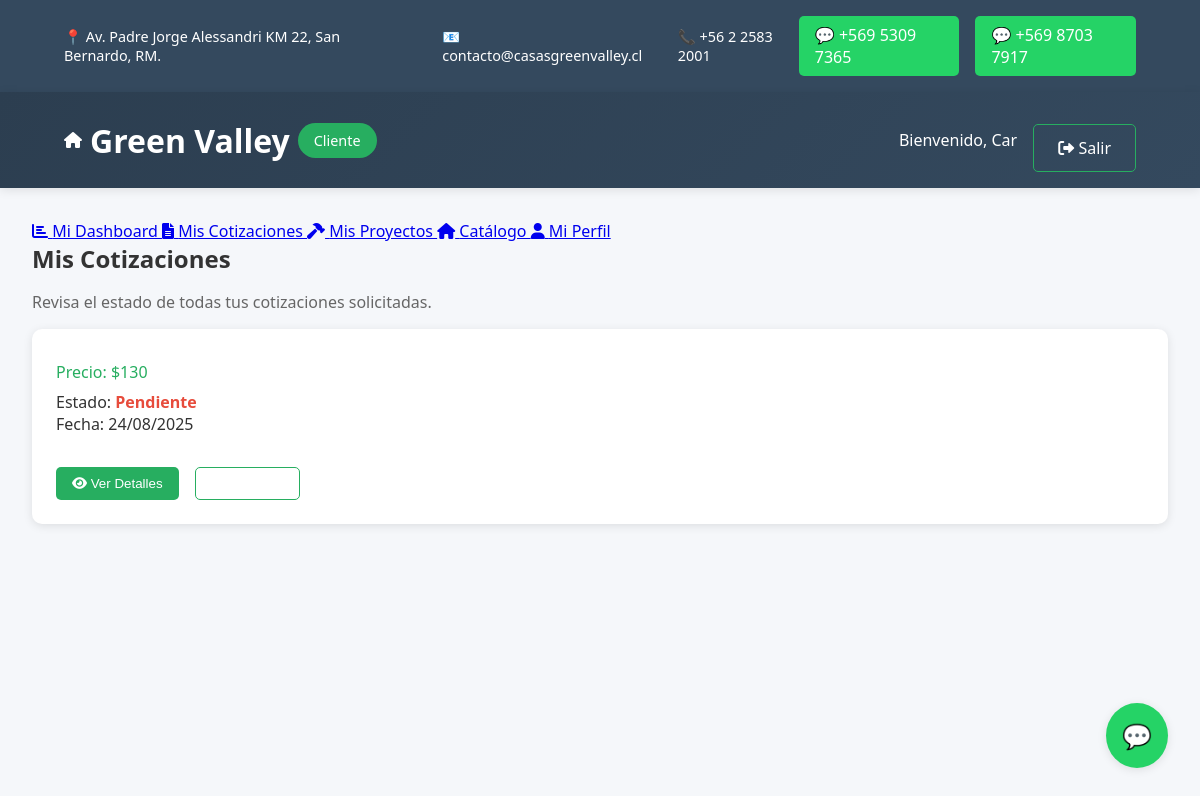
The app's page /client-dashboard.php?section=quotes (signed in), older data.
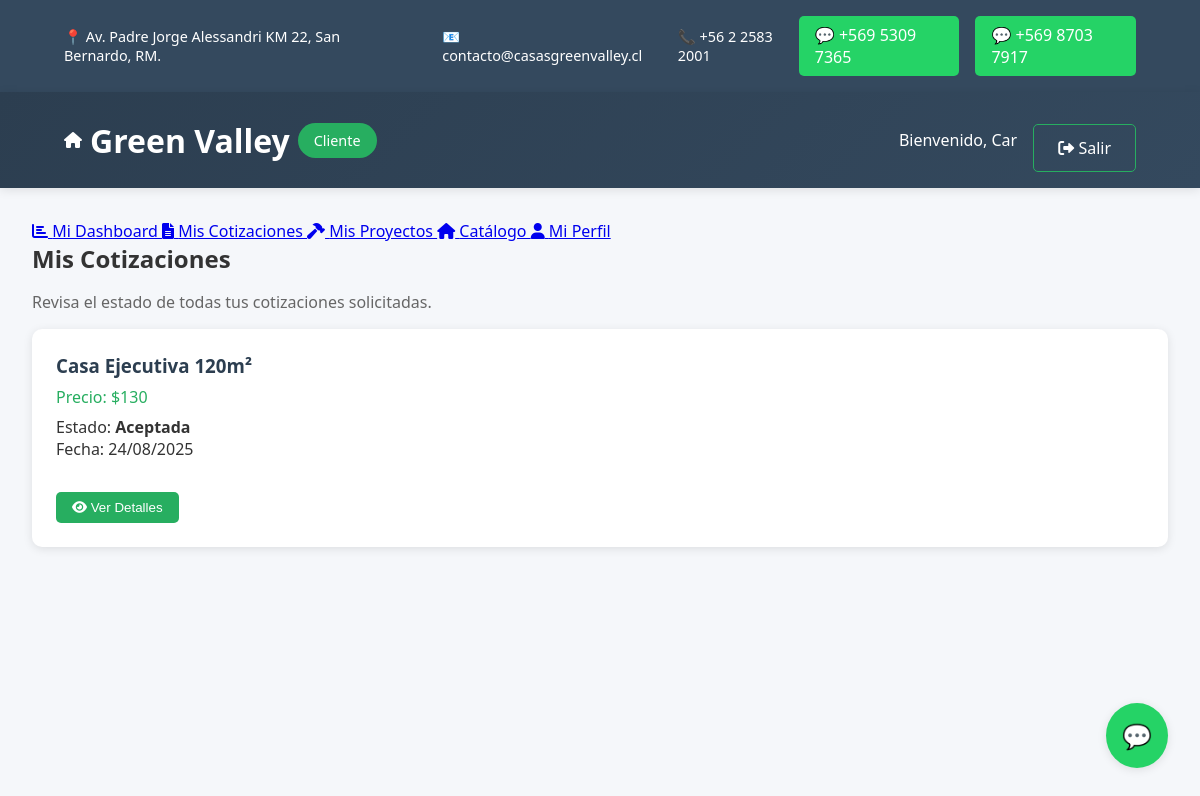
The same page, newer data.
### tables this page shows
CREATE TABLE `cotizacion` (
  `id_cotizacion` int(11) NOT NULL,
  `id_usuario` int(11) DEFAULT NULL,
  `id_modelo` int(11) DEFAULT NULL,
  `fecha` datetime DEFAULT current_timestamp(),
  `total` decimal(12,2) DEFAULT NULL,
  `estado` enum('pendiente','aceptada') DEFAULT NULL,
  `id_vendedor` int(11) NOT NULL,
  `modelo_casa` varchar(100) DEFAULT NULL,
  `region` varchar(100) DEFAULT NULL,
  `observaciones` text DEFAULT NULL
);

CREATE TABLE `modelo_casa` (
  `id_modelo` int(11) NOT NULL,
  `nombre` varchar(100) NOT NULL,
  `superficie` int(11) DEFAULT NULL,
  `descripcion` text DEFAULT NULL,
  `precio_base` decimal(12,2) DEFAULT NULL,
  `imagen_url` varchar(255) DEFAULT NULL
);

### client-dashboard.php (the view, shortened to what the changed rows need)
<?php
$active_section = isset($_GET['section']) ? $_GET['section'] : 'dashboard';
if (!function_exists('getClientStats')) {
    function getClientStats($client_id) {
        try {
            $pdo = new PDO(
                "mysql:host=localhost;port=3306;dbname=green_valley_db;charset=utf8",
                "root",
                "",
                [PDO::ATTR_ERRMODE => PDO::ERRMODE_EXCEPTION]
            );
            $stats = [
                'my_quotes' => 0,
                'approved_quotes' => 0,
                'pending_quotes' => 0,
                'my_projects' => 0,
                'completed_projects' => 0,
                'total_invested' => 0,
                'active_projects' => 0
            ];
            $queries = [
                'my_quotes' => "SELECT COUNT(*) AS total FROM cotizacion WHERE id_usuario = ?",
                'approved_quotes' => "SELECT COUNT(*) AS total FROM cotizacion WHERE id_usuario = ? AND estado = 'aprobada'",
                'pending_quotes' => "SELECT COUNT(*) AS total FROM cotizacion WHERE id_usuario = ? AND estado = 'pendiente'",
                'my_projects' => "SELECT COUNT(*) AS total FROM proyecto WHERE id_usuario = ?",
                'completed_projects' => "SELECT COUNT(*) AS total FROM proyecto WHERE id_usuario = ? AND estado = 'completado'",
                'active_projects' => "SELECT COUNT(*) AS total FROM proyecto WHERE id_usuario = ? AND estado != 'completado'",
                'total_invested' => "SELECT COALESCE(SUM(total), 0) AS total FROM cotizacion WHERE id_usuario = ? AND estado = 'aprobada'"
            ];
            foreach ($queries as $key => $sql) {
                $stmt = $pdo->prepare($sql);
                $stmt->execute([$client_id]);
                $result = $stmt->fetch(PDO::FETCH_ASSOC);
                $stats[$key] = $result['total'] ?? 0;
            }
            return $stats;
        } catch (Exception $e) {
            return [
                'my_quotes' => 3,
                'approved_quotes' => 1,
                'pending_quotes' => 2,
                'my_projects' => 1,
                'completed_projects' => 0,
                'total_invested' => 45000000,
                'active_projects' => 1
            ];
        }
    }
}
if (!function_exists('getClientQuotes')) {
    function getClientQuotes($client_id) {
        try {
            $pdo = new PDO(
                "mysql:host=localhost;port=3306;dbname=green_valley_db;charset=utf8",
                "root",
                "",
                [PDO::ATTR_ERRMODE => PDO::ERRMODE_EXCEPTION]
            );
            $stmt = $pdo->prepare("SELECT c.*, m.nombre as modelo_nombre FROM cotizacion c
                                   LEFT JOIN modelo_casa m ON c.id_modelo = m.id_modelo
                                   WHERE c.id_usuario = ? ORDER BY c.fecha DESC LIMIT 10");
            $stmt->execute([$client_id]);
            $quotes = [];
            while ($row = $stmt->fetch(PDO::FETCH_ASSOC)) {
                $quotes[] = $row;
            }
            return $quotes;
        } catch (Exception $e) {
            return [
                [
                    'id_cotizacion' => 1,
                    'modelo_nombre' => 'Casa Moderna 120m²',
                    'total' => 45000000,
                    'estado' => 'pendiente',
                    'fecha' => date('Y-m-d')
                ],
                [
                    'id_cotizacion' => 2,
                    'modelo_nombre' => 'Casa Familiar 90m²',
                    'total' => 35000000,
                    'estado' => 'aprobada',
                    'fecha' => date('Y-m-d', strtotime('-5 days'))
                ]
            ];
        }
    }
}
$client_id = $_SESSION['id_usuario'] ?? 1;
$stats = getClientStats($client_id);
$client_quotes = getClientQuotes($client_id);
$recent_activity = [
    [
        'icon' => 'file-alt',
        'title' => 'Nueva cotización solicitada',
        'description' => 'Cotización para casa de 120m² enviada',
        'time' => 'Hace 1 día'
    ],
    [
        'icon' => 'check-circle',
        'title' => 'Cotización aprobada',
        'description' => 'Tu cotización #1001 ha sido aprobada',
        'time' => 'Hace 3 días'
    ],
    [
        'icon' => 'hammer',
        'title' => 'Proyecto iniciado',
        'description' => 'Construcción de tu casa ha comenzado',
        'time' => 'Hace 1 semana'
    ]
];
?>
<!DOCTYPE html>
<html lang="es">
<head>
  <link rel="stylesheet" href="https://cdnjs.cloudflare.com/ajax/libs/font-awesome/6.0.0/css/all.min.css">
</head>
<body>
  <header class="header">
      <div class="container">
          <div class="header-content">
              <div class="logo">
                  <h1>Green Valley</h1>
              </div>
          </div>
      </div>
  </header>
  <main class="main">
      <?php if ($active_section === 'dashboard'): ?>
          <section class="section active">
              <h2>Mi Panel Personal</h2>
              <div class="stats-grid">
                  <div class="stat-card">
                      <div class="stat-icon">
                          <i class="fas fa-file-alt"></i>
                      </div>
                      <div class="stat-info">
                          <h3><?php echo $stats['my_quotes']; ?></h3>
                          <p>Mis Cotizaciones</p>
                      </div>
                  </div>
                  <div class="stat-card">
                      <div class="stat-icon">
                          <i class="fas fa-check-circle"></i>
                      </div>
                      <div class="stat-info">
                          <h3><?php echo $stats['approved_quotes']; ?></h3>
                          <p>Cotizaciones Aprobadas</p>
                      </div>
                  </div>
                  <div class="stat-card">
                      <div class="stat-icon">
                          <i class="fas fa-clock"></i>
                      </div>
                      <div class="stat-info">
                          <h3><?php echo $stats['pending_quotes']; ?></h3>
                          <p>Cotizaciones Pendientes</p>
                      </div>
                  </div>
                  <div class="stat-card">
                      <div class="stat-icon">
                          <i class="fas fa-hammer"></i>
                      </div>
                      <div class="stat-info">
                          <h3><?php echo $stats['active_projects']; ?></h3>
                          <p>Proyectos Activos</p>
                      </div>
                  </div>
                  <div class="stat-card">
                      <div class="stat-icon">
                          <i class="fas fa-home"></i>
                      </div>
                      <div class="stat-info">
                          <h3><?php echo $stats['completed_projects']; ?></h3>
                          <p>Proyectos Completados</p>
                      </div>
                  </div>
                  <div class="stat-card">
                      <div class="stat-icon">
                          <i class="fas fa-dollar-sign"></i>
                      </div>
                      <div class="stat-info">
                          <h3>$<?php echo number_format($stats['total_invested']); ?></h3>
                          <p>Total Invertido</p>
                      </div>
                  </div>
              </div>
              <div class="recent-activity">
                  <h3>Mi Actividad Reciente</h3>
                  <div class="activity-list">
                      <?php if (empty($recent_activity)): ?>
                          <p class="no-data">No hay actividad reciente.</p>
                      <?php else: ?>
                          <?php foreach ($recent_activity as $activity): ?>
                              <div class="activity-item">
                                  <div class="activity-icon">
                                      <i class="fas fa-<?php echo $activity['icon']; ?>"></i>
                                  </div>
                                  <div>
                                      <strong><?php echo htmlspecialchars($activity['title']); ?></strong>
                                      <p><?php echo htmlspecialchars($activity['description']); ?></p>
                                      <small><?php echo $activity['time']; ?></small>
                                  </div>
                              </div>
                          <?php endforeach; ?>
                      <?php endif; ?>
                  </div>
              </div>
          </section>
      <?php elseif ($active_section === 'quotes'): ?>
          <section class="section active">
              <h2>Mis Cotizaciones</h2>
              <div class="inventory-grid">
                  <?php if (empty($client_quotes)): ?>
                      <p class="no-data">No tienes cotizaciones registradas.</p>
                  <?php else: ?>
                      <?php foreach ($client_quotes as $quote): ?>
                          <div class="inventory-card">
                              <div class="inventory-info">
                                  <h3><?php echo htmlspecialchars($quote['modelo_nombre']); ?></h3>
                                  <p class="model-price">Precio: $<?php echo number_format($quote['total']); ?></p>
                                  <p>Estado: <span class="stock-count <?php echo $quote['estado'] === 'pendiente' ? 'low-stock' : ''; ?>"><?php echo ucfirst($quote['estado']); ?></span></p>
                                  <p>Fecha: <?php echo date('d/m/Y', strtotime($quote['fecha'])); ?></p>
                                  <div class="inventory-actions">
                                      <button class="btn btn-primary btn-sm"><i class="fas fa-eye"></i> Ver Detalles</button>
                                      <?php if ($quote['estado'] === 'pendiente'): ?>
                                          <button class="btn btn-outline btn-sm"><i class="fas fa-edit"></i> Modificar</button>
                                      <?php endif; ?>
                                  </div>
                              </div>
                          </div>
                      <?php endforeach; ?>
                  <?php endif; ?>
              </div>
          </section>
      <?php endif; ?>
  </main>
</body>
</html>

Row changes from the older to the newer data that the page shows:
changed cotizacion: id_modelo.nombre (not shown) → "Casa Ejecutiva 120m²"; estado "Pendiente" → "Aceptada"
